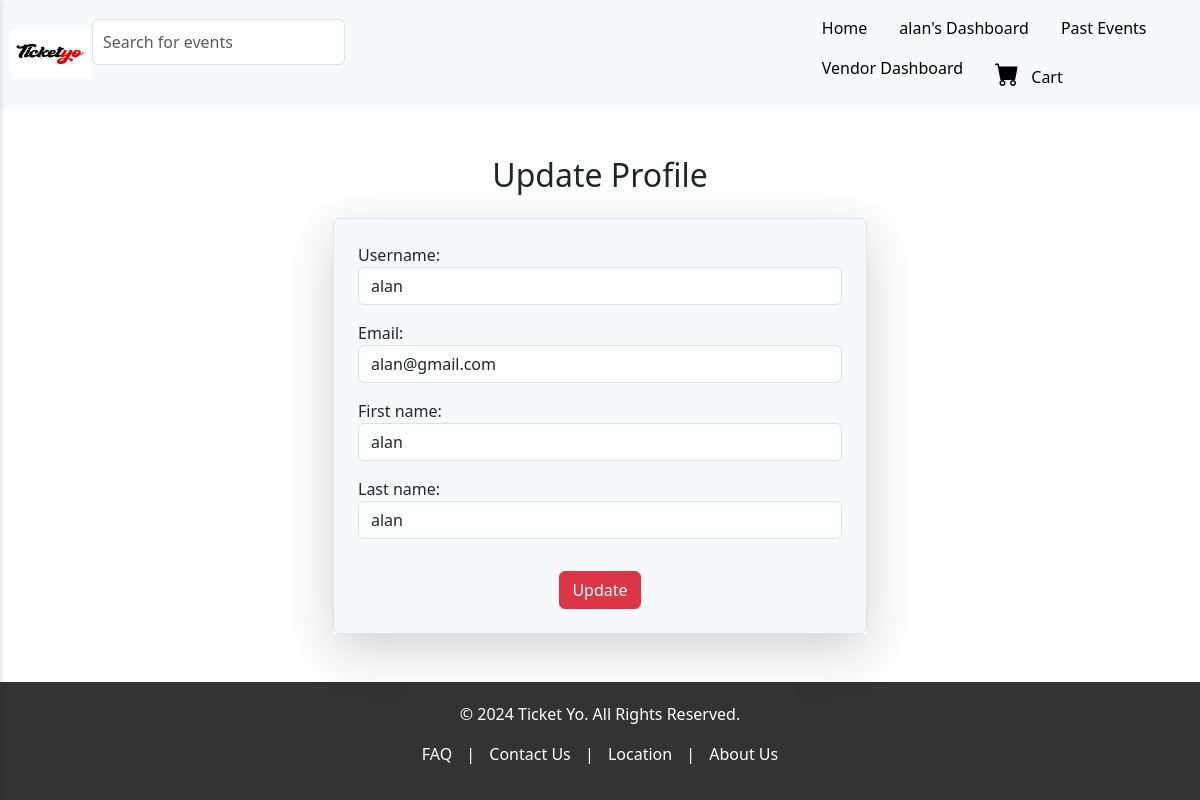
/customers/update-customer/ (signed in), run on the app's committed database.
### accounts/models.py (models this page shows, shortened)
class User(AbstractBaseUser, PermissionsMixin):
    username = models.CharField(max_length=30, unique=True)
    email = models.EmailField(unique=True)
    first_name = models.CharField(max_length=30)
    last_name = models.CharField(max_length=30)
    storename = models.CharField(max_length=50, blank=True, null=True)  # Vendor only
    store_phone = models.CharField(max_length=15, blank=True, null=True)  # Vendor only
    assigned_events = models.ManyToManyField('events.Event', related_name='assigned_agents', blank=True)  # POSAgent only
    is_verified = models.BooleanField(default=False)  # Customer-specific
    verification_code = models.CharField(max_length=6, blank=True, null=True)
    verification_code_created_at = models.DateTimeField(null=True, blank=True)
    is_superuser = models.BooleanField(default=False)
    is_staff = models.BooleanField(default=False)
    is_vendor = models.BooleanField(default=False)
    is_customer = models.BooleanField(default=False)
    is_posagent = models.BooleanField(default=False)
    is_active = models.BooleanField(default=True)
    objects = UserManager()
    USERNAME_FIELD = 'username'
    REQUIRED_FIELDS = ['email', 'first_name', 'last_name']

### customers/views.py (the view)
# urls.py: path('update-customer/', views.update_customer, name='update_customer'),
@login_required
def update_customer(request):
    user = request.user  # Get the logged-in user
    if request.method == 'POST':
        form = UpdateCustomerForm(request.POST, instance=user)
        if form.is_valid():
            form.save()  # Save the updated user information
            messages.success(request, 'Your profile has been updated successfully.')
            return redirect('customer_home')  # Redirect to the desired page after successful update
    else:
        form = UpdateCustomerForm(instance=user)  # Prepopulate the form with the user's current info
    return render(request, 'customers/update_customer.html', {'form': form})

### customers/forms.py
class UpdateCustomerForm(forms.ModelForm):
    class Meta:
        model = User
        fields = ['username', 'email', 'first_name', 'last_name']
        widgets = {
            'username': forms.TextInput(attrs={'class': 'form-control'}),
            'email': forms.EmailInput(attrs={'class': 'form-control'}),
            'first_name': forms.TextInput(attrs={'class': 'form-control'}),
            'last_name': forms.TextInput(attrs={'class': 'form-control'}),
        }

### templates/customers/update_customer.html (shortened to what this page needs)
{% extends "frontend/base.html" %}
{% load static %}
    {% block content %}
    <div class="container mt-5">
        <h2 class="text-center mb-4">Update Profile</h2>
        <div class="row justify-content-center">
            <div class="col-md-6">
                <div class="fancy-card shadow-lg">
                <form method="post" class="border p-4 bg-light rounded">
                    {{ form.as_p }}
                    <div class="text-center">
                        <button type="submit" class="btn btn-danger btn-block mt-3">Update</button>
                    </div>
                </form>
                </div>
            </div>
        </div>
    </div>
{% endblock %}

### templates/frontend/base.html (shortened to what this page needs)
<!DOCTYPE html>
<html lang="en">
<head>
    {% load static %}
    <link href="{% static 'frontend/base.css' %}" rel="stylesheet">
    <link href="https://cdn.jsdelivr.net/npm/bootstrap@5.3.0/dist/css/bootstrap.min.css" rel="stylesheet">
    <link href="https://cdn.jsdelivr.net/npm/bootstrap-icons@1.10.5/font/bootstrap-icons.css" rel="stylesheet">
    <link rel="stylesheet" href="https://cdnjs.cloudflare.com/ajax/libs/font-awesome/6.0.0-beta3/css/all.min.css">
</head>
<body>
    <nav class="navbar navbar-expand-lg d-none d-lg-flex sticky-top bg-light">
        <div class="container-fluid">
            <div class="d-flex align-items-center">
                <div class="logo">
                    <img src="{% static 'frontend/logo.jpg' %}" alt="Logo" style="height: 50px; width: 80px;">
                </div>
            </div>
            <div class="search-bar-container">
                <form method="get" action="{% url 'all_events' %}" id="search-form">
                    <div class="input-group mb-4">
                        <input type="text" name="q" value="{{ query }}" class="form-control" id="search-input"
                            placeholder="Search for events">
                    </div>
                </form>
            </div>
            <ul class="nav ms-auto">
                <li class="nav-item">
                    <a href="{% url 'homepage' %}" class="nav-link text-black">Home</a>
                </li>
                {% if user.is_authenticated %}
                <li class="nav-item">
                    <a href="{% url 'all_events' %}" class="nav-link text-black">{{ user.username }}'s Dashboard</a>
                </li>
                {% else %}
                <li class="nav-item">
                    <a href="{% url 'all_events' %}" class="nav-link text-black">All Events</a>
                </li>
                {% endif %}
                <li class="nav-item">
                    <a href="{% url 'past_events' %}" class="nav-link text-black">Past Events</a>
                </li>
                {% if user.is_authenticated and user.is_vendor %}
                <li class="nav-item">
                    <a href="{% url 'dashboard' %}" class="nav-link text-black">Vendor Dashboard</a>
                </li>
                {% endif %}
                <li class="nav-item">
                    <a href="{% url 'view_cart' %}" class="nav-link text-black">
                        <i class="bi bi-cart-fill fs-4 me-2"></i> Cart</a>
                </li>
            </ul>
        </div>
    </nav>
    <div class="container main-content">
        {% block content %}{% endblock %}
    </div>
    <footer class="footer mt-5">
        <p>&copy; 2024 Ticket Yo. All Rights Reserved.</p>
        <p>
            <a href="#">FAQ</a> |
            <a href="#">Contact Us</a> |
            <a href="#">Location</a> |
            <a href="#">About Us</a>
        </p>
    </footer>
</body>
</html>

### static/frontend/base.css (style rules this page uses)
body { font-family: 'Roboto', sans-serif; margin: 0; padding: 0; }
.nav-link { padding: 10px 15px; color: black; text-decoration: none; font-size: 1rem; display: block; transition: background-color 0.3s ease, color 0.3s ease; }
.main-content { margin-left: 0; }
.footer { background-color: #333; color: white; padding: 20px 0; text-align: center; }
.footer a { color: white; text-decoration: none; margin: 0 10px; }
.search-bar-container { display: flex; width: 100%; }
.input-group { display: flex; align-items: center; width: 100%; }
#search-input { width: 100%; padding: 10px; font-size: 1rem; }

### data on the page
User: username "alan", email "alan@gmail.com", first_name "alan", last_name "alan"
